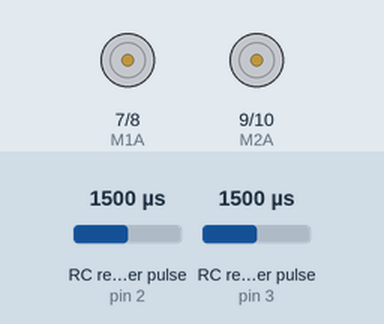
Recording of a sketch running on a simulated Arduino Uno, built with avr-gcc and run on an emulated ATmega328P. Parts: motor-driver pin pairs drawn as motors (green arrow = first pin HIGH = forward, orange = second pin HIGH = backward, longer = more drive). Wiring (inferred from the names in the program): 2 × RC receiver channel: data pin 2 / data pin 3. The test bench sets the inputs (shaded band); at power-on: RC receiver pulse (sensors on pin 2, pin 3) 1500 µs.

Above: at 1.2 s.
1.3 s: RC receiver pulse (sensor on pin 2) set to 1485 µs
2.8 s: RC receiver pulse (sensor on pin 2) set to 1467 µs
At 4.0 s:
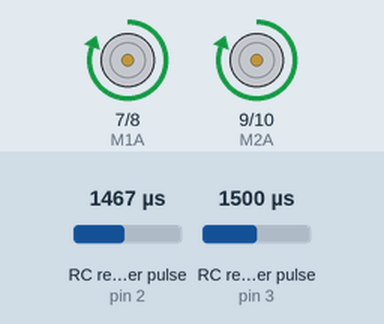
4.3 s: RC receiver pulse (sensor on pin 3) set to 1491 µs
At 5.3 s:
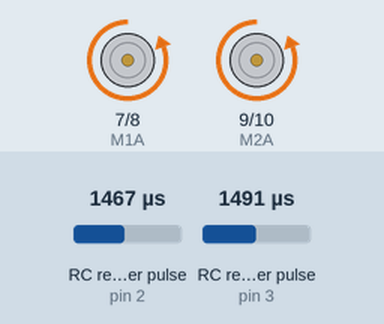
5.8 s: RC receiver pulse (sensor on pin 2) set to 1217 µs
7.3 s: RC receiver pulse (sensor on pin 2) set to 1191 µs
At 7.6 s:
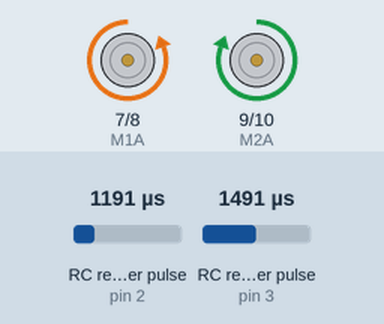
8.8 s: RC receiver pulse (sensor on pin 3) set to 1020 µs
At 10.0 s:
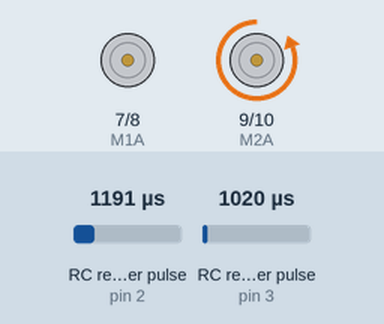
Timing chart, 0 to 11.3 s (numbered marks = the images above; inputs shaded):
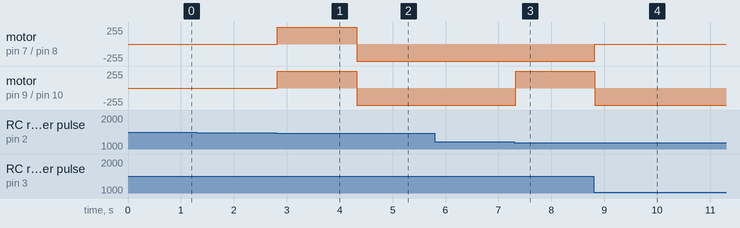

The sketch:

BattleBot.ino
```cpp
//Comment out DEBUG lines before competition
//#define DEBUG
//#define DEBUG2

//SOFTWARE DERIVED REQUIREMENTS
////// Radio Receiver //////
//Arduino 5V to Receiver THRO +
//Arduino GND to Receiver THRO -
//Arduino GND to ESC GND (Brown)
//Arduino D2 to Receiver AILE Data
//Arduino D3 to Receiver ELEV Data
////// Cytron Motor Controller //////
//Arduino D7 to Cytron Motor Controller M1A
//Arduino D8 to Cytron Motor Controller M1B
//Arduino D9 to Cytron Motor Controller M2A
//Arduino D10 to Cytron Motor Controller M2B
//Arduino VIN to Cytron Motor Controller 5V0
//Arduino GND to Cytron Motor Controller GND

//Receiver input values are accurate for > +- 7 units

//Channel Pinout for Arduino
#define CH1 2 //X-Axis
#define CH2 3 //Y-Axis

//Motor Controller Pinout for Arduino
//POSSIBLE NEED TO FLIP M2A and M2B Arduino Pins
#define M1A 7
#define M1B 8
#define M2A 9
#define M2B 10

//Ranges for radio input and deadzones
#define deadPos 20
#define deadNeg (-20)
#define rangePos 290
#define rangeNeg (-290)
#define origin 0
#define noInput (-1500)

//Drive Forward
void Forward()
{
  digitalWrite(M1A, HIGH);
  digitalWrite(M1B, LOW);
  digitalWrite(M2A, HIGH);
  digitalWrite(M2B, LOW);
}
//Drive Backward
void Backward()
{
  digitalWrite(M1A, LOW);
  digitalWrite(M1B, HIGH);
  digitalWrite(M2A, LOW);
  digitalWrite(M2B, HIGH);
}
//Spin Right
void SpinRight()
{
  digitalWrite(M1A, HIGH);
  digitalWrite(M1B, LOW);
  digitalWrite(M2A, LOW);
  digitalWrite(M2B, HIGH);
}
//Spin Left
void SpinLeft()
{
  digitalWrite(M1A, LOW);
  digitalWrite(M1B, HIGH);
  digitalWrite(M2A, HIGH);
  digitalWrite(M2B, LOW);
}
//Turn Right Forward
void TurnRightForward()
{
  digitalWrite(M1A, HIGH);
  digitalWrite(M1B, LOW);
  digitalWrite(M2A, LOW);
  digitalWrite(M2B, LOW);
}
//Turn Right Backward
void TurnRightBackward()
{
  digitalWrite(M1A, LOW);
  digitalWrite(M1B, HIGH);
  digitalWrite(M2A, LOW);
  digitalWrite(M2B, LOW);
}
//Turn Left Forward
void TurnLeftForward()
{
  digitalWrite(M1A, LOW);
  digitalWrite(M1B, LOW);
  digitalWrite(M2A, HIGH);
  digitalWrite(M2B, LOW);
}
void TurnLeftBackward()
{
  digitalWrite(M1A, LOW);
  digitalWrite(M1B, LOW);
  digitalWrite(M2A, LOW);
  digitalWrite(M2B, HIGH);
}
//Stop
void Stop()
{
  digitalWrite(M1A, LOW);
  digitalWrite(M1B, LOW);
  digitalWrite(M2A, LOW);
  digitalWrite(M2B, LOW);
}

void translateReceiver(int ch1, int ch2)
{
  if(((ch1 <= deadPos) && (ch1 >= deadNeg)) && ((ch2 >= deadNeg) && (ch2 <= deadPos)))
  {
    Stop();
    #ifdef DEBUG
    Serial.println("Stop");
    #endif
  }
  else
  {
    //Forward
    if(((ch1 <= rangePos) && (ch1 >= rangeNeg)) && (ch2 > origin))
    {
      Forward();
      #ifdef DEBUG
      Serial.println("Forward");
      #endif
    }
    //Backward
    else if(((ch1 <= rangePos) && (ch1 >= rangeNeg)) && (ch2 < origin))
    {
      Backward();
      #ifdef DEBUG
      Serial.println("Backward");
      #endif
    }
    //Spin Left
    else if((ch1 < rangeNeg) && ((ch2 <= rangePos) && (ch2 >= rangeNeg)))
    {
      SpinLeft();
      #ifdef DEBUG
      Serial.println("SpinLeft");
      #endif
    }
    //Spin Right
    else if((ch1 > rangePos) && ((ch2 <= rangePos) && (ch2 >= rangeNeg)))
    {
      SpinRight();
      #ifdef DEBUG
      Serial.println("SpinRight");
      #endif
    }
    //Turn Right Forward
    else if((ch1 > rangePos) && (ch2 > rangePos))
    {
      TurnRightForward();
      #ifdef DEBUG
      Serial.println("TurnRightForward");
      #endif
    }
    //Turn Right Backward
    else if((ch1 > rangePos) && (ch2 < rangeNeg))
    {
      TurnRightBackward();
      #ifdef DEBUG
      Serial.println("TurnRightBackward");
      #endif
    }
    //Turn Left Forward
    else if((ch1 < rangeNeg) && (ch2 > rangePos))
    {
      TurnLeftForward();
      #ifdef DEBUG
      Serial.println("TurnLeftForward");
      #endif
    }
    //Turn Left Backward
    else if((ch1 < rangeNeg) && (ch2 < rangeNeg))
    {
      TurnLeftBackward();
      #ifdef DEBUG
      Serial.println("TurnLeftBackward");
      #endif
    }
  }
}

void setup()
{
  //Make each channel an input to read value from receiver
  pinMode(CH1, INPUT);
  pinMode(CH2, INPUT);

  //Make each pin an output for the motor controller
  //Set as output
  pinMode(M1A, OUTPUT);
  pinMode(M1B, OUTPUT);
  pinMode(M2A, OUTPUT);
  pinMode(M2B, OUTPUT);

  //initialize as LOW (stop)
  digitalWrite(M1A, LOW);
  digitalWrite(M1B, LOW);
  digitalWrite(M2A, LOW);
  digitalWrite(M2B, LOW);

  #ifdef DEBUG
  //Enable console window for debugging
  Serial.begin(9600);
  #endif

  //Stay here while receiver starts up
  while((pulseIn(CH1, HIGH, 30000) > noInput) || (pulseIn(CH2, HIGH, 30000) > noInput))
  {
    ;
  }
}

void loop()
{
  //Read receiver channel values and map into coordinate plane
  int ch1 = map(pulseIn(CH1, HIGH, 30000), 1000, 2000, -500, 500);
  int ch2 = map(pulseIn(CH2, HIGH, 30000), 1000, 2000, -500, 500);

  //only translate if receiver is connected
  if((ch1 > noInput) && (ch2 > noInput))
  {
    translateReceiver(ch1, ch2);
  }

  #ifdef DEBUG2
  //Print channel values for testing
  Serial.print("Channel 1: ");
  Serial.println(ch1);
  Serial.print("Channel 2: ");
  Serial.println(ch2);
  delay(100);
  #endif
}
```

Measured:
- the behaviour switches between 1479 and 1478 µs on RC receiver pulse (sensor on pin 2) (found by bisection; images 0 and 1)
- the behaviour switches between 1499 and 1498 µs on RC receiver pulse (sensor on pin 3) (found by bisection; images 1 and 2)
- the behaviour switches between 1209 and 1208 µs on RC receiver pulse (sensor on pin 2) (found by bisection; images 2 and 3)
- after the input at 1.3 s, every drawn part: stays the same
- after the input at 2.8 s, motor on pin 7 (M1A) / pin 8 (M1B), motor on pin 9 (M2A) / pin 10 (M2B): stopped → forward 255/255 at once
- after the input at 4.3 s, motor on pin 7 (M1A) / pin 8 (M1B), motor on pin 9 (M2A) / pin 10 (M2B): forward 255/255 → backward 255/255 at once
- after the input at 5.8 s, every drawn part: stays the same
- after the input at 7.3 s, motor on pin 9 (M2A) / pin 10 (M2B): backward 255/255 → forward 255/255 at once
- after the input at 8.8 s, motor on pin 7 (M1A) / pin 8 (M1B): backward 255/255 → stopped at once; motor on pin 9 (M2A) / pin 10 (M2B): forward 255/255 → backward 255/255 at once
